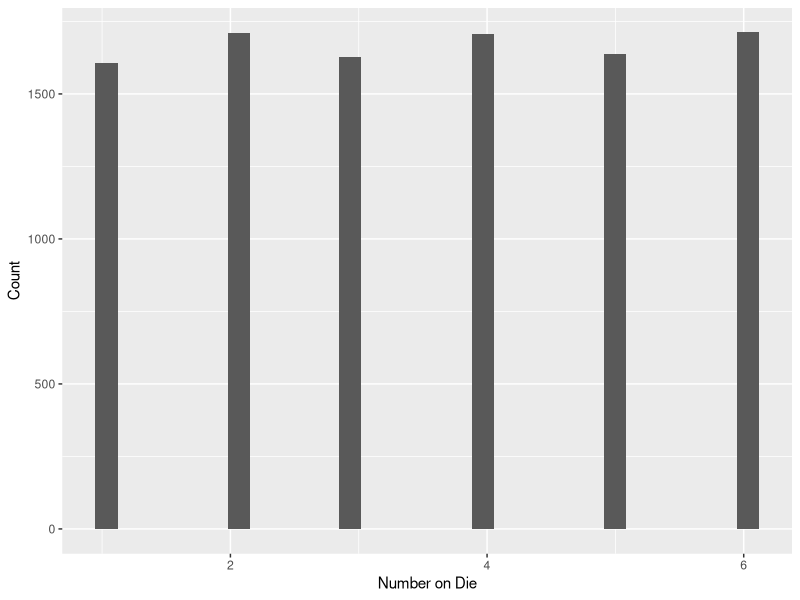
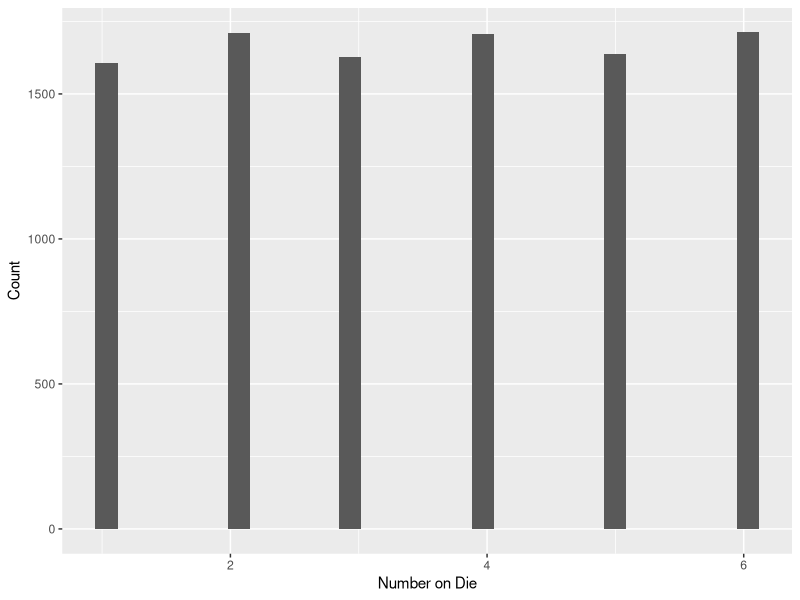

Generate these figures, in order, with R: (Note: this script raises an error after producing the figures.)
## This script is supposed to follow along with a tutorial on Markov chains and serves the purpose of 
# documenting my progress.

library(ggplot2)

# EX: Sample from an unbiased six-sided die
s <- sample(c(1, 2, 3, 4, 5, 6), 10000, replace = TRUE)
df_s <- as.data.frame(s)
s_int <- sample.int(6, 10000, replace = TRUE)
df_s_int <- as.data.frame(s_int)

p1 <- ggplot(df_s, aes(x=s), binwidth=0.5, bins=6) + geom_histogram() + labs(x="Number on Die", y = "Count")
p2 <- ggplot(df_s, aes(x=s), binwidth=0.5, bins=6) + geom_histogram() + labs(x="Number on Die", y = "Count")
grid.arrange(p1, p2, nrow=1)

# In a Markov process, the probability of going from one state to the other only depends on 
# the current and not past states. If a Markov process operates on a finite set of states, it
# is called a Markov chain. Properties of a Markov process: a space of possible states in the 
# process; a transition matrix describing the probabilities for each transition that is itself 
# characterised by a start and an end; a current state probability distribution describing the 
# probability of occupying a certain state.

# EX: Weather simulation

transitionMatrix = matrix(c(0.7, 0.1, 0.2, 0.6, 0.2, 0.2, 0.3, 0.4, 0.3), nrow=3, ncol=3, byrow=TRUE) 

state = 1 # initial state - it is [1] sunny or [2] cloudy or [3] rainy
weather_sequence = rep(0, 30) # vector to store simulated values
for ( day in 1:30 ) { # simulate for 30 days
  pr = transitionMatrix[state, ] # select the row of transition probabilities
  state = sample(c(1, 2, 3), size=1, prob=pr) # sample [1] or [2] based on the probs pr 
  weather_sequence[day] = state # store the sampled state
} 
print(weather_sequence)
